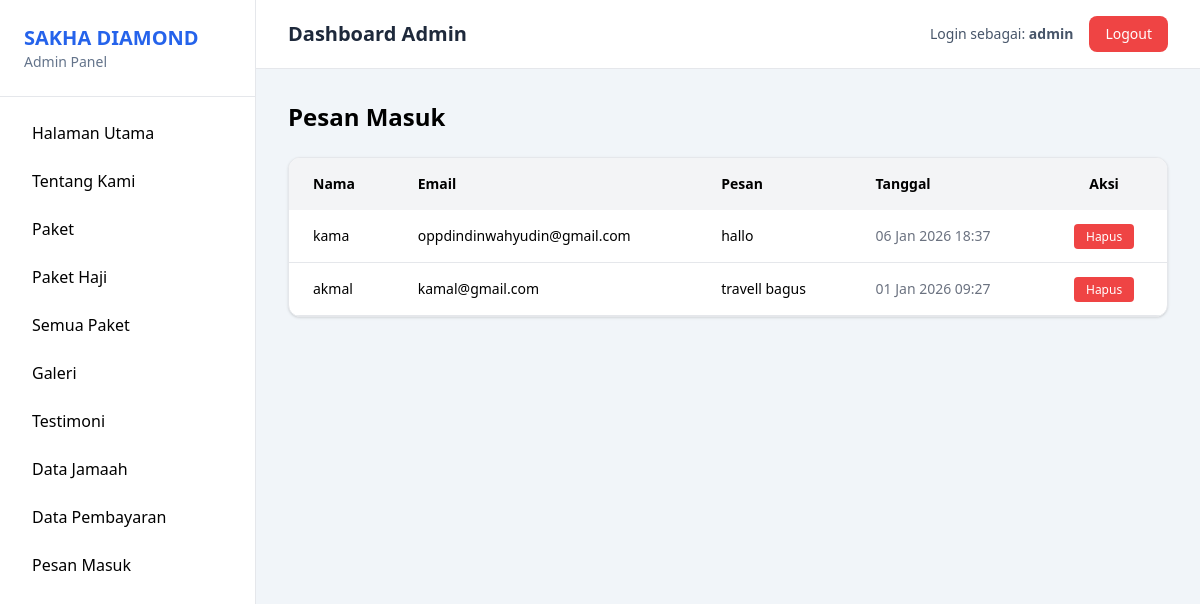
The app's page /Admin/dashboard.php?page=pesan (signed in) with its own data.
### tables this page shows
CREATE TABLE `pesan` (
  `id` int(11) NOT NULL,
  `nama` varchar(100) DEFAULT NULL,
  `email` varchar(100) DEFAULT NULL,
  `pesan` text DEFAULT NULL,
  `created_at` timestamp NOT NULL DEFAULT current_timestamp(),
  `status` enum('baru','dibaca') DEFAULT 'baru'
);

### Admin/pesan.php (the view, shortened to what this page needs)
<?php
include "../config/koneksi.php";
$data = mysqli_query($conn, "SELECT * FROM pesan ORDER BY id DESC");
?>
<h1 class="text-2xl font-semibold mb-6">Pesan Masuk</h1>
<div class="bg-white rounded-xl shadow border overflow-hidden">
    <table class="w-full text-sm">
        <thead class="bg-gray-100">
            <tr>
                <th class="px-6 py-4 text-left">Nama</th>
                <th class="px-6 py-4 text-left">Email</th>
                <th class="px-6 py-4 text-left">Pesan</th>
                <th class="px-6 py-4 text-left">Tanggal</th>
                <th class="px-6 py-4 text-center">Aksi</th>
            </tr>
        </thead>
        <tbody>
            <?php while ($p = mysqli_fetch_assoc($data)) { ?>
                <tr class="border-b hover:bg-gray-50">
                    <td class="px-6 py-4"><?= htmlspecialchars($p['nama']) ?></td>
                    <td class="px-6 py-4"><?= htmlspecialchars($p['email']) ?></td>
                    <td class="px-6 py-4"><?= htmlspecialchars($p['pesan']) ?></td>
                    <td class="px-6 py-4 text-gray-500">
                        <?= date('d M Y H:i', strtotime($p['created_at'])) ?>
                    </td>
                    <td class="px-6 py-4 text-center">
                        <a href="hapus_pesan.php?id=<?= $p['id'] ?>"
                            onclick="return confirm('Yakin ingin menghapus pesan ini?')"
                            class="bg-red-500 hover:bg-red-600 text-white px-3 py-1 rounded text-xs">
                            Hapus
                        </a>
                    </td>
                </tr>
            <?php } ?>
        </tbody>
    </table>
</div>

### records on screen
pesan: nama "kama", email "oppdindinwahyudin@gmail.com", pesan "hallo", created_at "06 Jan 2026 18:37"
pesan: nama "akmal", email "kamal@gmail.com", pesan "travell bagus", created_at "01 Jan 2026 09:27"

### other values on screen
$_SESSION['admin'] "admin"
